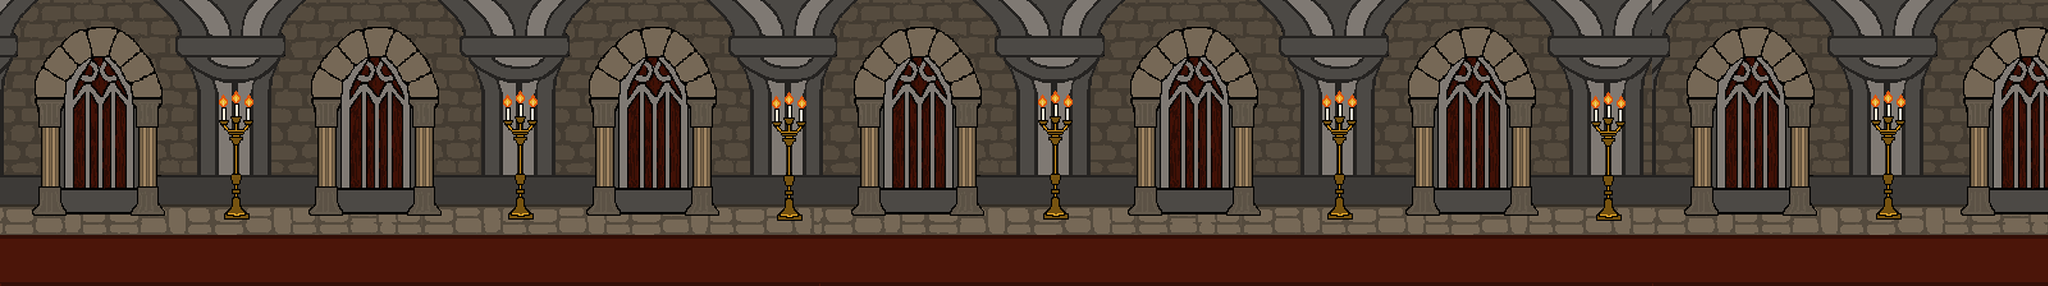

Tiled map render using the project's own tile images. Description and the map definition, with tile-layer contents summarised, below:
An orthogonal 150x21 tile map with 16x16 px tiles, 1 tile layer (background) and 5 objects (portal).

<map version="1.10" tiledversion="1.11.0" orientation="orthogonal" renderorder="right-down" width="150" height="21" tilewidth="16" tileheight="16" infinite="0" nextlayerid="5" nextobjectid="6">
 <tileset firstgid="1" source="tmx/levelLighthouse.tsx" />
 <layer id="1" name="background" width="150" height="21">
  <data>[3150 cells, 3150 non-empty, 1281 distinct tile ids]</data>
 </layer>
 <objectgroup color="#f50004" id="3" name="solid">
  <properties>
   <property name="collidable" type="bool" value="true" />
  </properties>
  <object id="1" x="-10" y="-10" width="10" height="356" />
  <object id="2" x="0" y="276.3" width="2400" height="60" />
  <object id="3" x="2400.79" y="-10" width="10" height="356" />
  <object id="4" x="0" y="-10" width="2400" height="10" />
 </objectgroup>
 <objectgroup color="#00ef1c" id="4" name="entity">
  <object id="5" name="Portal" type="portal" x="38.1558" y="250">
   <properties>
    <property name="destination" value="level4" />
   </properties>
   <point />
  </object>
 </objectgroup>
</map>
